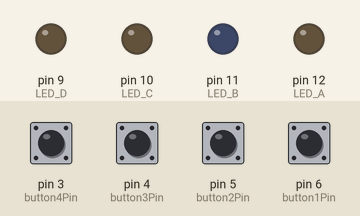
This sketch was run on a simulated Arduino Uno, built with avr-gcc and run on an emulated ATmega328P. Parts: output pins drawn as LEDs (lit = HIGH). Dashed ring = blinking. The test bench sets the inputs (shaded band); at power-on: pin 3 (button4Pin), pin 4 (button3Pin), pin 5 (button2Pin), pin 6 (button1Pin) HIGH.

Above: at 1.2 s.
1.3 s: pin 3 (button4Pin) pulled LOW for 0.15 s
At 1.45 s:
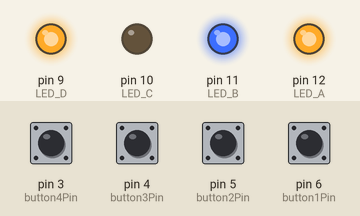
4.3 s: pin 4 (button3Pin) pulled LOW for 1 s
At 4.6 s:
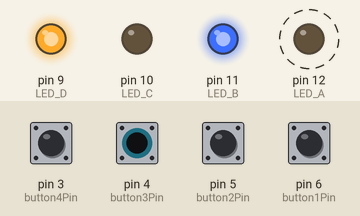
At 5.2 s:
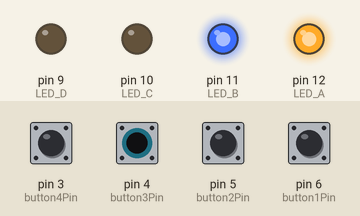
7.3 s: pin 5 (button2Pin) pulled LOW for 0.15 s
At 8.22 s:
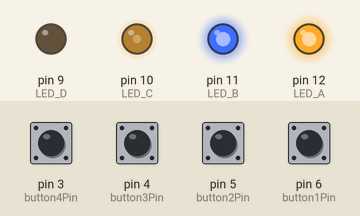
Timing chart, 0 to 8.6 s (numbered marks = the images above; inputs shaded):
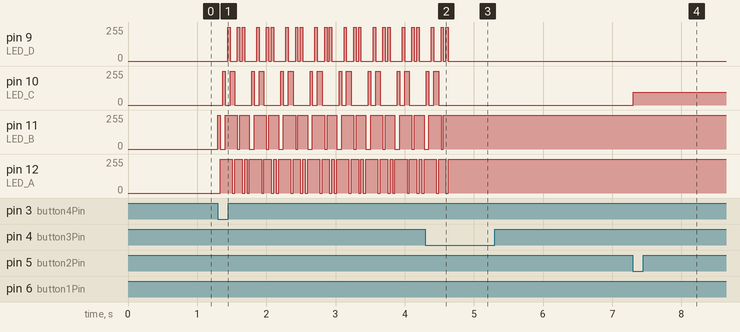

The sketch:

charlieplexing.ino
```cpp
int LED_A = 12; //connects to LED 1
int LED_B = 11; //connects to LED 1
int LED_C = 10; //connects to LED 3
int LED_D = 9; //connects to LED 6

// Pins connected to the buttons
int button1Pin = 6;
int button2Pin = 5;
int button3Pin = 4;
int button4Pin = 3;

// Variables to store the button states
int buttonState1 = 0;
int buttonState2 = 0;
int buttonState3 = 0;
int buttonState4 = 0;

// Flags to control the functions
bool function1Running = false;
bool function2Running = false;
bool function3Running = false;
bool function4Running = false;

// Pull up pins
int pullup1 = 8;
int pullup2 = 7;
int pullup3 = 2;
int pullup4 = 1;

void setup() {
  pinMode(button1Pin, INPUT_PULLUP);
  pinMode(button2Pin, INPUT_PULLUP);
  pinMode(button3Pin, INPUT_PULLUP);
  pinMode(button4Pin, INPUT_PULLUP);

  pinMode(pullup1, INPUT_PULLUP);
  pinMode(pullup2, INPUT_PULLUP);
  pinMode(pullup3, INPUT_PULLUP);
  pinMode(pullup4, INPUT_PULLUP);
}

void loop() {
  buttonState1 = digitalRead(button1Pin);
  buttonState2 = digitalRead(button2Pin);
  buttonState3 = digitalRead(button3Pin);
  buttonState4 = digitalRead(button4Pin);

  if (buttonState1 == LOW && !function1Running) {
    stopAllFunctions();
    function1Running = true;
    animationFull();
  }

  if (buttonState2 == LOW && !function2Running) {
    stopAllFunctions();
    function2Running = true;
    animationUpper();
  }

  if (buttonState3 == LOW && !function3Running) {
    stopAllFunctions();
    function3Running = true;
    animationLower();
  }

  if (buttonState4 == LOW && !function4Running) {
    stopAllFunctions();
    function4Running = true;
    animationLoading();
  }
}

void animationFull() {
  while (function1Running) {
    for (int i = 1; i < 13; i++)
    {
      light_led(i);
      delay(1);
    }
    buttonState2 = digitalRead(button2Pin);
    buttonState3 = digitalRead(button3Pin);
    buttonState4 = digitalRead(button4Pin);

    if (buttonState2 == LOW || buttonState3 == LOW || buttonState4 == LOW) {
      function1Running = false;
    }
  }
}

void animationUpper() {
  while (function2Running) { // the LEDs are assembled and numbered like numbers on a clock
    light_led(10);           // that's why there is this odd numbering for this function and
    delay(1);                // the animationLower() funtion
    light_led(11);
    delay(1);
    light_led(12);
    delay(1);
    light_led(1);
    delay(1);
    light_led(2);
    delay(1);

    buttonState1 = digitalRead(button1Pin);
    buttonState3 = digitalRead(button3Pin);
    buttonState4 = digitalRead(button4Pin);

    if (buttonState1 == LOW || buttonState3 == LOW || buttonState4 == LOW) {
      function2Running = false;
    }
  }
}

void animationLower() {
  while (function3Running) {
    light_led(4);
    delay(1);
    light_led(5);
    delay(1);
    light_led(6);
    delay(1);
    light_led(7);
    delay(1);
    light_led(8);
    delay(1);

    buttonState1 = digitalRead(button1Pin);
    buttonState2 = digitalRead(button2Pin);
    buttonState4 = digitalRead(button4Pin);

    if (buttonState1 == LOW || buttonState2 == LOW || buttonState4 == LOW) {
      function3Running = false;
    }
  }
}

void animationLoading() {
  while (function4Running) {
    for (int i = 1; i < 13; i++)
    {
      light_led(i);
      delay(35); //original 35
    }

    buttonState1 = digitalRead(button1Pin);
    buttonState2 = digitalRead(button2Pin);
    buttonState3 = digitalRead(button3Pin);

    if (buttonState1 == LOW || buttonState2 == LOW || buttonState3 == LOW) {
      function4Running = false;
    }
  }
}

void stopAllFunctions() {
  function1Running = false;
  function2Running = false;
  function3Running = false;
  function4Running = false;
}

void reset_pins()
{
  pinMode(LED_A, INPUT);
  pinMode(LED_B, INPUT);
  pinMode(LED_C, INPUT);
  pinMode(LED_D, INPUT);
  digitalWrite(LED_A, LOW);
  digitalWrite(LED_B, LOW);
  digitalWrite(LED_C, LOW);
  digitalWrite(LED_D, LOW);
}

void set_pins(int high_pin, int low_pin)
{
  reset_pins();
  pinMode(high_pin, OUTPUT);
  pinMode(low_pin, OUTPUT);
  digitalWrite(high_pin, HIGH);
  digitalWrite(low_pin, LOW);
}

void light_led(int led_num) {
  switch (led_num)
  {
    case 1:
      set_pins(LED_B, LED_A);
      break;
    case 2:
      set_pins(LED_A, LED_B);
      break;
    case 3:
      set_pins(LED_C, LED_B);
      break;
    case 4:
      set_pins(LED_B, LED_C);
      break;
    case 5:
      set_pins(LED_D, LED_C);
      break;
    case 6:
      set_pins(LED_C, LED_D);
      break;
    case 7:
      set_pins(LED_C, LED_A);
      break;
    case 8:
      set_pins(LED_A, LED_C);
      break;
    case 9:
      set_pins(LED_D, LED_B);
      break;
    case 10:
      set_pins(LED_B, LED_D);
      break;
    case 11:
      set_pins(LED_D, LED_A);
      break;
    case 12:
      set_pins(LED_A, LED_D);
      break;
  }
}
```

Measured:
- after the input at 1.3 s, pin 9 (LED_D): 0/255 → 255/255 after 0.14 s, then repeats every 0.42 s: 0/255 0.11 s, 255/255 0.04 s, 0/255 0.04 s, 255/255 0.04 s, 0/255 0.18 s, 255/255 0.04 s; pin 10 (LED_C): 0/255 → 255/255 after 0.07 s, then repeats every 0.42 s: 0/255 0.07 s, 255/255 0.07 s, 0/255 0.25 s, 255/255 0.04 s
- after the input at 4.3 s, pin 9 (LED_D): goes on until 4.6 s, then stays 0/255; pin 10 (LED_C): goes on until 4.5 s, then stays 0/255; pin 11 (LED_B), pin 12 (LED_A): goes on until 4.6 s, then stays 255/255
